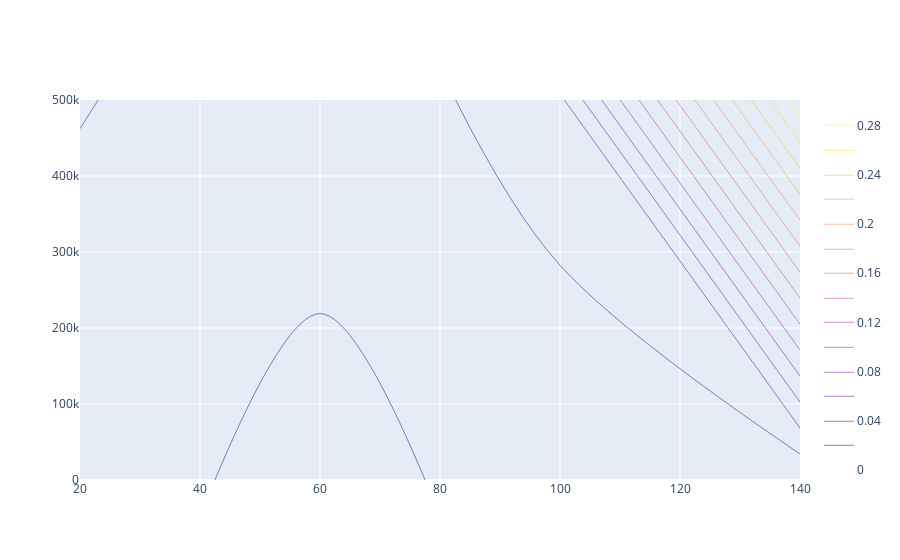

Write notebook code for a chart like this one.
### Code cell
make_contour_plot(df_total, x_axis=x_axis, y_axis=y_axis, z_axis=z_axis)

### Figure 1 — Plotly figure (JSON) as saved in the notebook; plotly's stock layout.template omitted (floating-point values rounded to 4 significant figures)
{"data": [{"contours": {"coloring": "lines"}, "type": "contour", "x": [20, 60], "y": [0, 500000, 1000000, 1500000], "z": [[0, 0.03558, 0, 0], [0.02163, 0, 0.03539, 0.2926]]}], "layout": {}}
